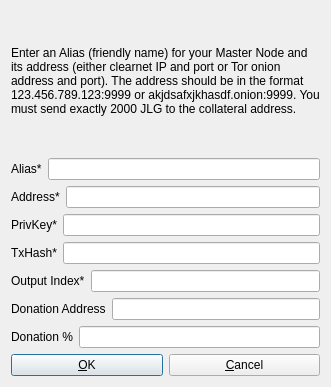
<?xml version="1.0" encoding="UTF-8"?>
<ui version="4.0">
 <class>AddEditAdrenalineNode</class>
 <widget class="QDialog" name="AddEditAdrenalineNode">
  <property name="geometry">
   <rect>
    <x>0</x>
    <y>0</y>
    <width>331</width>
    <height>387</height>
   </rect>
  </property>
  <property name="windowTitle">
   <string>Add/Edit JoltGas Node</string>
  </property>
  <property name="modal">
   <bool>true</bool>
  </property>
  <layout class="QVBoxLayout" name="verticalLayout">
   <item>
    <widget class="QLabel" name="label_9">
     <property name="sizePolicy">
      <sizepolicy hsizetype="Preferred" vsizetype="Expanding">
       <horstretch>0</horstretch>
       <verstretch>0</verstretch>
      </sizepolicy>
     </property>
     <property name="text">
      <string>&lt;html&gt;&lt;head/&gt;&lt;body&gt;&lt;p&gt;Enter an Alias (friendly name) for your Master Node and its address (either clearnet IP and port or Tor onion address and port). The address should be in the format 123.456.789.123:9999 or akjdsafxjkhasdf.onion:9999. You must send exactly 2000 JLG to the collateral address.&lt;/p&gt;&lt;/body&gt;&lt;/html&gt;</string>
     </property>
     <property name="wordWrap">
      <bool>true</bool>
     </property>
    </widget>
   </item>
   <item>
    <layout class="QHBoxLayout" name="horizontalLayout_4">
     <property name="bottomMargin">
      <number>0</number>
     </property>
     <item>
      <widget class="QLabel" name="label_4">
       <property name="text">
        <string>Alias*</string>
       </property>
      </widget>
     </item>
     <item>
      <widget class="QLineEdit" name="aliasLineEdit"/>
     </item>
    </layout>
   </item>
   <item>
    <layout class="QHBoxLayout" name="horizontalLayout_5">
     <property name="bottomMargin">
      <number>0</number>
     </property>
     <item>
      <widget class="QLabel" name="label_6">
       <property name="text">
        <string>Address*</string>
       </property>
      </widget>
     </item>
     <item>
      <widget class="QLineEdit" name="addressLineEdit"/>
     </item>
    </layout>
   </item>
   <item>
    <layout class="QHBoxLayout" name="horizontalLayout_3">
     <property name="bottomMargin">
      <number>0</number>
     </property>
     <item>
      <widget class="QLabel" name="label_5">
       <property name="text">
        <string>PrivKey*</string>
       </property>
      </widget>
     </item>
     <item>
      <widget class="QLineEdit" name="privkeyLineEdit"/>
     </item>
    </layout>
   </item>
   <item>
    <layout class="QHBoxLayout" name="horizontalLayout_2">
     <property name="bottomMargin">
      <number>0</number>
     </property>
     <item>
      <widget class="QLabel" name="label_2">
       <property name="text">
        <string>TxHash*</string>
       </property>
      </widget>
     </item>
     <item>
      <widget class="QLineEdit" name="txhashLineEdit"/>
     </item>
    </layout>
   </item>
   <item>
    <layout class="QHBoxLayout" name="horizontalLayout_8">
     <property name="bottomMargin">
      <number>0</number>
     </property>
     <item>
      <widget class="QLabel" name="label_8">
       <property name="text">
        <string>Output Index*</string>
       </property>
      </widget>
     </item>
     <item>
      <widget class="QLineEdit" name="outputindexLineEdit"/>
     </item>
    </layout>
   </item>
   <item>
    <layout class="QHBoxLayout" name="horizontalLayout_6">
     <property name="bottomMargin">
      <number>0</number>
     </property>
     <item>
      <widget class="QLabel" name="label_3">
       <property name="text">
        <string>Donation Address</string>
       </property>
      </widget>
     </item>
     <item>
      <widget class="QLineEdit" name="donationaddressLineEdit"/>
     </item>
    </layout>
   </item>
   <item>
    <layout class="QHBoxLayout" name="horizontalLayout_7">
     <property name="bottomMargin">
      <number>0</number>
     </property>
     <item>
      <widget class="QLabel" name="label_7">
       <property name="text">
        <string>Donation %</string>
       </property>
      </widget>
     </item>
     <item>
      <widget class="QLineEdit" name="donationpercentageLineEdit"/>
     </item>
    </layout>
   </item>
   <item>
    <layout class="QHBoxLayout" name="horizontalLayout_Buttons">
     <item>
      <widget class="QPushButton" name="okButton">
       <property name="text">
        <string>&amp;OK</string>
       </property>
      </widget>
     </item>
     <item>
      <widget class="QPushButton" name="cancelButton">
       <property name="text">
        <string>&amp;Cancel</string>
       </property>
       <property name="autoDefault">
        <bool>false</bool>
       </property>
      </widget>
     </item>
    </layout>
   </item>
  </layout>
 </widget>
 <resources/>
 <connections/>
</ui>
